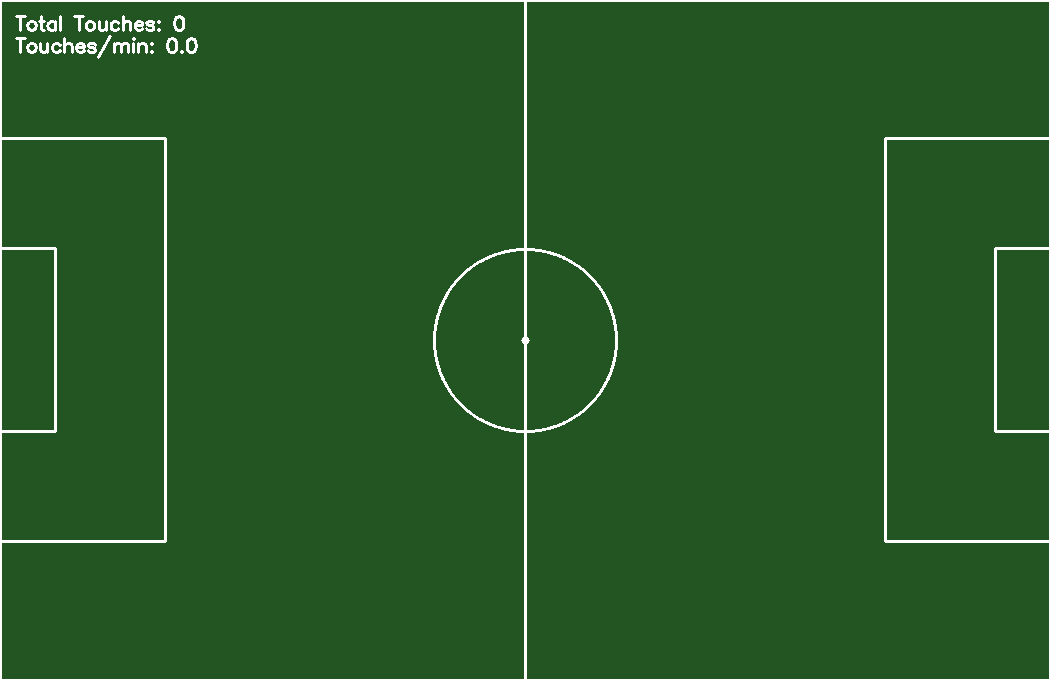
#> input picture touch_map_lamaan_test.png, 1050 x 680 px
$ python -i refine_homography.py   (imports and definitions only)
#> lines starting #> are read from the running program, lines starting #| are printed output that depends on the picture; after the words box and inside, x2 and y2 are one past the last pixel; in counts of white or black regions, pixels touching at a corner belong together
#> further down, picture is the input picture: shape (680, 1050, 3); mean B, G, R 39.3, 89.1, 39.3
"""
Distance-transform refinement of a pitch homography using detected pitch lines.

Motivation
----------
YOLO keypoints give us ~8-15 sparse landmarks per frame. Fitting H from those
alone is internally consistent (1-2px reprojection) but extrapolates badly to
pitch regions where the YOLO didn't see keypoints. The visible pitch LINES are
a much denser free signal: every metre of touchline, halfway line, penalty
box, centre circle etc. that shows up white-on-green in the frame is a
constraint on H.

This module:
    1. Extracts a binary line-mask from a frame (green ∩ white, thinned).
    2. Densely samples the canonical pitch edges in world metres.
    3. Optimises the 8 DOF of H so that canonical-pitch samples, when
       projected through H, land as close as possible to detected line
       pixels (measured via a distance transform of the line mask).

The optimisation is LOCAL -- it needs a reasonable seed H (from the YOLO
keypoint fit). Samples that land outside the frame or far from any line are
Huber-capped, so extrapolated pitch regions don't pull the fit.

Public API
----------
    build_line_mask(frame_bgr) -> np.ndarray      # uint8 binary line mask
    sample_canonical_pitch(cfg, step_m) -> np.ndarray  # (N, 2) world xy
    refine_homography(H_init, line_mask,
                      canonical_samples, max_px=30.0) -> (H_refined, info)
"""

from __future__ import annotations

from dataclasses import dataclass
from typing import Tuple

import cv2
import numpy as np
from scipy.optimize import least_squares

from pitch_config import PitchConfig, DEFAULT_PITCH


# ──────────────────────────────────────────────────────────────────────────────
#  Line-mask extraction
# ──────────────────────────────────────────────────────────────────────────────

def build_line_mask(
    frame_bgr: np.ndarray,
    green_hsv_lo: Tuple[int, int, int] = (30, 25, 25),
    green_hsv_hi: Tuple[int, int, int] = (90, 255, 230),
    white_hsv_lo: Tuple[int, int, int] = (0, 0, 170),
    white_hsv_hi: Tuple[int, int, int] = (180, 70, 255),
    green_dilate_px: int = 25,
) -> np.ndarray:
    """
    Return a uint8 {0, 255} mask of likely pitch-line pixels.

    Steps:
      1. Find the green pitch region (broad HSV gate), and dilate it so the
         white lines that sit on top of the grass are included.
      2. Find bright, desaturated pixels → candidate white line pixels.
      3. Intersect (1) ∩ (2) and clean up with a light morph open.

    Player shirts that are white get included, but since we only use this for
    distance-transform matching (not direct correspondence), small amounts of
    noise don't hurt the fit.
    """
#> called with green_hsv_lo = (30, 25, 25), green_hsv_hi = (90, 255, 230), white_hsv_lo = (0, 0, 170), white_hsv_hi = (180, 70, 255), green_dilate_px = 25
    hsv = cv2.cvtColor(frame_bgr, cv2.COLOR_BGR2HSV)
#> hsv: shape (680, 1050, 3); mean H, S, V 58.6, 149.3, 89.1

    green = cv2.inRange(hsv, np.array(green_hsv_lo, dtype=np.uint8),
                             np.array(green_hsv_hi, dtype=np.uint8))
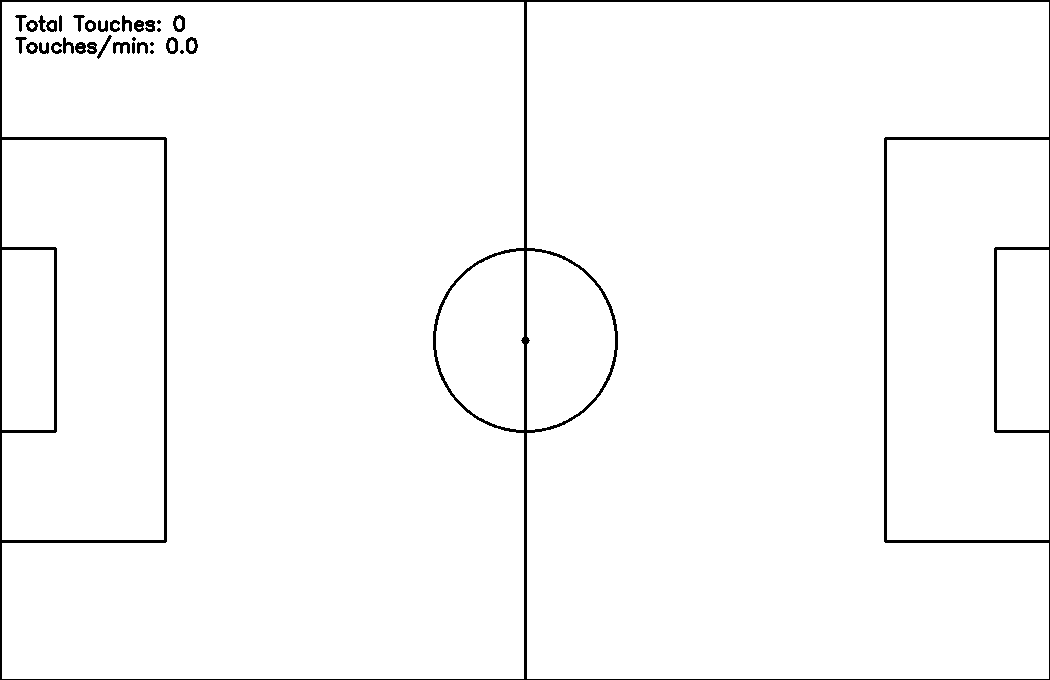
#> green: shape (680, 1050); 97.6% white; 33 black regions (6 under 20 px), largest, box (x1, y1, x2, y2) and area: (0, 0, 1050, 680) 15020, (113, 42, 130, 54) 120, (173, 15, 185, 32) 115
    # Dilate green so the white lines on it are inside the region.
    kernel = cv2.getStructuringElement(
        cv2.MORPH_RECT, (green_dilate_px, green_dilate_px))
    green_dil = cv2.dilate(green, kernel)
#> green_dil: shape (680, 1050); every value is 255

    white = cv2.inRange(hsv, np.array(white_hsv_lo, dtype=np.uint8),
                             np.array(white_hsv_hi, dtype=np.uint8))

    lines = cv2.bitwise_and(white, green_dil)

    # Light clean-up: remove isolated specks, keep thin line structure.
    lines = cv2.morphologyEx(
        lines, cv2.MORPH_OPEN,
        cv2.getStructuringElement(cv2.MORPH_RECT, (2, 2)))
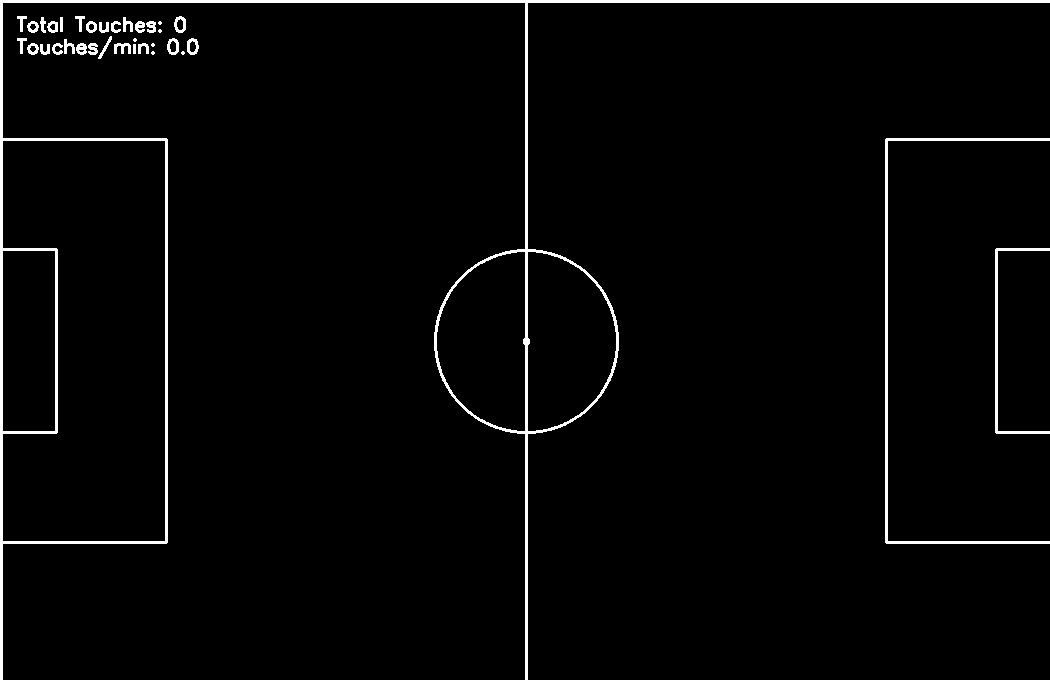
#> lines: shape (680, 1050); 2.4% white; 35 white regions (6 under 20 px), largest, box (x1, y1, x2, y2) and area: (0, 0, 1050, 680) 11962, (885, 138, 1050, 544) 2188, (995, 248, 1050, 434) 868

    return lines


# ──────────────────────────────────────────────────────────────────────────────
#  Canonical pitch sampling (dense, world metres)
# ──────────────────────────────────────────────────────────────────────────────

# [69 lines left out: functions _sample_segment, sample_canonical_pitch, not called in this run]


# ──────────────────────────────────────────────────────────────────────────────
#  Refinement via distance-transform minimisation
# ──────────────────────────────────────────────────────────────────────────────

@dataclass
class RefineInfo:
    cost_before: float          # mean capped dist (px) before refinement
    cost_after:  float          # mean capped dist (px) after refinement
    n_active:    int            # samples inside frame & within max_px after fit
    iterations:  int


# [198 lines left out: functions _project, _sample_dt_bilinear, _is_H_sane, refine_homography, not called in this run]

>>> import cv2
>>> picture = cv2.imread('touch_map_lamaan_test.png')
>>> result = build_line_mask(picture)
